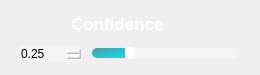
                 <widget class="QFrame" name="Conf_QF">
                  <property name="minimumSize">
                   <size>
                    <width>260</width>
                    <height>75</height>
                   </size>
                  </property>
                  <property name="maximumSize">
                   <size>
                    <width>260</width>
                    <height>75</height>
                   </size>
                  </property>
                  <property name="styleSheet">
                   <string notr="true">QFrame#Conf_QF{
border:2px solid rgba(255, 255, 255, 70);
border-radius:15px;
}</string>
                  </property>
                  <layout class="QVBoxLayout" name="verticalLayout_18">
                   <item>
                    <widget class="QPushButton" name="ToggleBotton_3">
                     <property name="sizePolicy">
                      <sizepolicy hsizetype="Expanding" vsizetype="Fixed">
                       <horstretch>0</horstretch>
                       <verstretch>0</verstretch>
                      </sizepolicy>
                     </property>
                     <property name="minimumSize">
                      <size>
                       <width>0</width>
                       <height>30</height>
                      </size>
                     </property>
                     <property name="maximumSize">
                      <size>
                       <width>16777215</width>
                       <height>30</height>
                      </size>
                     </property>
                     <property name="font">
                      <font>
                       <family>Nirmala UI</family>
                       <pointsize>13</pointsize>
                       <italic>false</italic>
                       <bold>true</bold>
                      </font>
                     </property>
                     <property name="cursor">
                      <cursorShape>ArrowCursor</cursorShape>
                     </property>
                     <property name="mouseTracking">
                      <bool>true</bool>
                     </property>
                     <property name="focusPolicy">
                      <enum>Qt::StrongFocus</enum>
                     </property>
                     <property name="contextMenuPolicy">
                      <enum>Qt::DefaultContextMenu</enum>
                     </property>
                     <property name="layoutDirection">
                      <enum>Qt::LeftToRight</enum>
                     </property>
                     <property name="autoFillBackground">
                      <bool>false</bool>
                     </property>
                     <property name="styleSheet">
                      <string notr="true">QPushButton{
background-image: url(:/setting /images/newsize/conf.png);
background-repeat: no-repeat;
background-position: left center;
border: none;
border-left: 20px solid transparent;

text-align: left;
padding-left: 40px;
padding-bottom: 4px;
color: white;
font: 700 13pt "Nirmala UI";
}</string>
                     </property>
                     <property name="text">
                      <string>Confidence</string>
                     </property>
                     <property name="autoDefault">
                      <bool>false</bool>
                     </property>
                     <property name="default">
                      <bool>false</bool>
                     </property>
                     <property name="flat">
                      <bool>false</bool>
                     </property>
                    </widget>
                   </item>
                   <item>
                    <widget class="QFrame" name="frame">
                     <property name="sizePolicy">
                      <sizepolicy hsizetype="Preferred" vsizetype="Preferred">
                       <horstretch>0</horstretch>
                       <verstretch>0</verstretch>
                      </sizepolicy>
                     </property>
                     <property name="minimumSize">
                      <size>
                       <width>0</width>
                       <height>20</height>
                      </size>
                     </property>
                     <property name="maximumSize">
                      <size>
                       <width>16777215</width>
                       <height>20</height>
                      </size>
                     </property>
                     <layout class="QHBoxLayout" name="horizontalLayout_17" stretch="3,7">
                      <property name="spacing">
                       <number>10</number>
                      </property>
                      <property name="leftMargin">
                       <number>8</number>
                      </property>
                      <property name="topMargin">
                       <number>0</number>
                      </property>
                      <property name="rightMargin">
                       <number>10</number>
                      </property>
                      <property name="bottomMargin">
                       <number>0</number>
                      </property>
                      <item>
                       <widget class="QDoubleSpinBox" name="conf_spinbox">
                        <property name="cursor">
                         <cursorShape>PointingHandCursor</cursorShape>
                        </property>
                        <property name="styleSheet">
                         <string notr="true">QDoubleSpinBox {
border: 0px solid lightgray;
border-radius: 2px;
background-color: rgba(255,255,255,90);
font: 600 9pt "Segoe UI";
}
        
QDoubleSpinBox::up-button {
width: 10px;
height: 9px;
margin: 0px 3px 0px 0px;
border-image: url(:/setting /images/newsize/box_up.png);
}
QDoubleSpinBox::up-button:pressed {
margin-top: 1px;
}
            
QDoubleSpinBox::down-button {
width: 10px;
height: 9px;
margin: 0px 3px 0px 0px;
border-image: url(:/setting /images/newsize/box_down.png);
}
QDoubleSpinBox::down-button:pressed {
margin-bottom: 1px;
}</string>
                        </property>
                        <property name="minimum">
                         <double>0.010000000000000</double>
                        </property>
                        <property name="maximum">
                         <double>1.000000000000000</double>
                        </property>
                        <property name="singleStep">
                         <double>0.050000000000000</double>
                        </property>
                        <property name="value">
                         <double>0.250000000000000</double>
                        </property>
                       </widget>
                      </item>
                      <item>
                       <widget class="QSlider" name="conf_slider">
                        <property name="cursor">
                         <cursorShape>PointingHandCursor</cursorShape>
                        </property>
                        <property name="styleSheet">
                         <string notr="true">QSlider::groove:horizontal {
border: none;
height: 10px;
background-color: rgba(255,255,255,90);
border-radius: 5px;
}

QSlider::handle:horizontal {
width: 10px;
margin: -1px 0px -1px 0px;
border-radius: 3px;
background-color: white;
}

QSlider::sub-page:horizontal {
background-color: qlineargradient(x1:0, y1:0, x2:1, y2:1, stop:0 #59969b, stop:1 #04e7fa);
border-radius: 5px;
}</string>
                        </property>
                        <property name="minimum">
                         <number>1</number>
                        </property>
                        <property name="maximum">
                         <number>100</number>
                        </property>
                        <property name="value">
                         <number>25</number>
                        </property>
                        <property name="orientation">
                         <enum>Qt::Horizontal</enum>
                        </property>
                       </widget>
                      </item>
                     </layout>
                    </widget>
                   </item>
                  </layout>
                 </widget>
